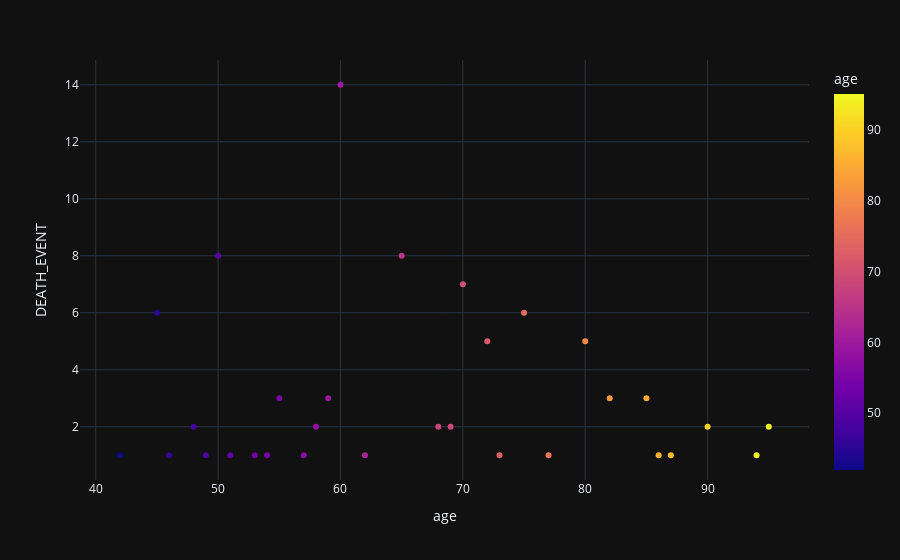

The notebook cell this image was saved under:
### Code cell
data = df[df['DEATH_EVENT']==1]
grouped = data.groupby('age')['DEATH_EVENT'].sum().reset_index()


fig = px.scatter(grouped,x='age',y='DEATH_EVENT',color='age',template='plotly_dark')
fig.show()

### Figure 1 — Plotly figure (JSON) as saved in the notebook; plotly's stock layout.template omitted (floating-point values rounded to 4 significant figures)
{"data": [{"hovertemplate": "age=%{marker.color}<br>DEATH_EVENT=%{y}<extra></extra>", "legendgroup": "", "marker": {"color": [42, 45, 46, 48, 49, 50, 51, 53, 54, 55, 57, 58, 59, 60, 62, 65, 68, 69, 70, 72, 73, 75, 77, 80, 82, 85, 86, 87, 90, 94, 95], "coloraxis": "coloraxis", "symbol": "circle"}, "mode": "markers", "name": "", "orientation": "v", "showlegend": false, "type": "scatter", "x": [42, 45, 46, 48, 49, 50, 51, 53, 54, 55, 57, 58, 59, 60, 62, 65, 68, 69, 70, 72, 73, 75, 77, 80, 82, 85, 86, 87, 90, 94, 95], "xaxis": "x", "y": [1, 6, 1, 2, 1, 8, 1, 1, 1, 3, 1, 2, 3, 14, 1, 8, 2, 2, 7, 5, 1, 6, 1, 5, 3, 3, 1, 1, 2, 1, 2], "yaxis": "y"}], "layout": {"coloraxis": {"colorbar": {"title": {"text": "age"}}, "colorscale": [[0, "#0d0887"], [0.1111, "#46039f"], [0.2222, "#7201a8"], [0.3333, "#9c179e"], [0.4444, "#bd3786"], [0.5556, "#d8576b"], [0.6667, "#ed7953"], [0.7778, "#fb9f3a"], [0.8889, "#fdca26"], [1, "#f0f921"]]}, "legend": {"tracegroupgap": 0}, "margin": {"t": 60}, "xaxis": {"anchor": "y", "domain": [0, 1], "title": {"text": "age"}}, "yaxis": {"anchor": "x", "domain": [0, 1], "title": {"text": "DEATH_EVENT"}}}}
